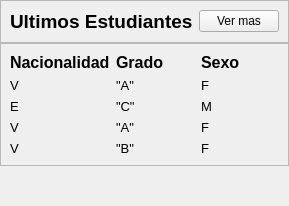
                        <widget class="QWidget" name="widget_8" native="true">
                         <layout class="QVBoxLayout" name="verticalLayout_34">
                          <property name="spacing">
                           <number>0</number>
                          </property>
                          <property name="leftMargin">
                           <number>0</number>
                          </property>
                          <property name="topMargin">
                           <number>0</number>
                          </property>
                          <property name="rightMargin">
                           <number>0</number>
                          </property>
                          <property name="bottomMargin">
                           <number>0</number>
                          </property>
                          <item alignment="Qt::AlignTop">
                           <widget class="QFrame" name="frame_25">
                            <property name="frameShape">
                             <enum>QFrame::StyledPanel</enum>
                            </property>
                            <property name="frameShadow">
                             <enum>QFrame::Raised</enum>
                            </property>
                            <layout class="QHBoxLayout" name="horizontalLayout_27">
                             <item alignment="Qt::AlignLeft">
                              <widget class="QLabel" name="label_54">
                               <property name="font">
                                <font>
                                 <pointsize>14</pointsize>
                                 <weight>75</weight>
                                 <bold>true</bold>
                                </font>
                               </property>
                               <property name="text">
                                <string>Ultimos Estudiantes</string>
                               </property>
                              </widget>
                             </item>
                             <item alignment="Qt::AlignRight">
                              <widget class="QPushButton" name="masVer">
                               <property name="minimumSize">
                                <size>
                                 <width>75</width>
                                 <height>0</height>
                                </size>
                               </property>
                               <property name="text">
                                <string>Ver mas</string>
                               </property>
                               <property name="icon">
                                <iconset resource="../../../../Desktop/Proyecto Andres Bello/Aplicacion V2.1-AndresBello/Qss/icons/_icons.qrc">
                                 <normaloff>:/font_awesome_solid/icons/font_awesome/solid/arrow-right.png</normaloff>:/font_awesome_solid/icons/font_awesome/solid/arrow-right.png</iconset>
                               </property>
                               <property name="iconSize">
                                <size>
                                 <width>24</width>
                                 <height>24</height>
                                </size>
                               </property>
                              </widget>
                             </item>
                            </layout>
                           </widget>
                          </item>
                          <item>
                           <widget class="QFrame" name="frame_26">
                            <property name="frameShape">
                             <enum>QFrame::StyledPanel</enum>
                            </property>
                            <property name="frameShadow">
                             <enum>QFrame::Raised</enum>
                            </property>
                            <layout class="QGridLayout" name="gridLayout_6">
                             <item row="0" column="1">
                              <widget class="QLabel" name="label_56">
                               <property name="font">
                                <font>
                                 <pointsize>12</pointsize>
                                 <weight>75</weight>
                                 <bold>true</bold>
                                </font>
                               </property>
                               <property name="text">
                                <string>Grado</string>
                               </property>
                              </widget>
                             </item>
                             <item row="0" column="2">
                              <widget class="QLabel" name="label_57">
                               <property name="font">
                                <font>
                                 <pointsize>12</pointsize>
                                 <weight>75</weight>
                                 <bold>true</bold>
                                </font>
                               </property>
                               <property name="text">
                                <string>Sexo</string>
                               </property>
                              </widget>
                             </item>
                             <item row="0" column="0">
                              <widget class="QLabel" name="label_55">
                               <property name="font">
                                <font>
                                 <pointsize>12</pointsize>
                                 <weight>75</weight>
                                 <bold>true</bold>
                                </font>
                               </property>
                               <property name="text">
                                <string>Nacionalidad</string>
                               </property>
                              </widget>
                             </item>
                             <item row="1" column="0">
                              <widget class="QLabel" name="label_58">
                               <property name="font">
                                <font>
                                 <pointsize>10</pointsize>
                                </font>
                               </property>
                               <property name="text">
                                <string>V</string>
                               </property>
                              </widget>
                             </item>
                             <item row="1" column="2">
                              <widget class="QLabel" name="label_60">
                               <property name="font">
                                <font>
                                 <pointsize>10</pointsize>
                                </font>
                               </property>
                               <property name="text">
                                <string>F</string>
                               </property>
                              </widget>
                             </item>
                             <item row="1" column="1">
                              <widget class="QLabel" name="label_59">
                               <property name="font">
                                <font>
                                 <pointsize>10</pointsize>
                                </font>
                               </property>
                               <property name="text">
                                <string>&quot;A&quot;</string>
                               </property>
                              </widget>
                             </item>
                             <item row="2" column="1">
                              <widget class="QLabel" name="label_62">
                               <property name="font">
                                <font>
                                 <pointsize>10</pointsize>
                                </font>
                               </property>
                               <property name="text">
                                <string>&quot;C&quot;</string>
                               </property>
                              </widget>
                             </item>
                             <item row="3" column="1">
                              <widget class="QLabel" name="label_65">
                               <property name="font">
                                <font>
                                 <pointsize>10</pointsize>
                                </font>
                               </property>
                               <property name="text">
                                <string>&quot;A&quot;</string>
                               </property>
                              </widget>
                             </item>
                             <item row="3" column="0">
                              <widget class="QLabel" name="label_64">
                               <property name="font">
                                <font>
                                 <pointsize>10</pointsize>
                                </font>
                               </property>
                               <property name="text">
                                <string>V</string>
                               </property>
                              </widget>
                             </item>
                             <item row="3" column="2">
                              <widget class="QLabel" name="label_66">
                               <property name="font">
                                <font>
                                 <pointsize>10</pointsize>
                                </font>
                               </property>
                               <property name="text">
                                <string>F</string>
                               </property>
                              </widget>
                             </item>
                             <item row="2" column="2">
                              <widget class="QLabel" name="label_63">
                               <property name="font">
                                <font>
                                 <pointsize>10</pointsize>
                                </font>
                               </property>
                               <property name="text">
                                <string>M</string>
                               </property>
                              </widget>
                             </item>
                             <item row="2" column="0">
                              <widget class="QLabel" name="label_61">
                               <property name="font">
                                <font>
                                 <pointsize>10</pointsize>
                                </font>
                               </property>
                               <property name="text">
                                <string>E</string>
                               </property>
                              </widget>
                             </item>
                             <item row="4" column="0">
                              <widget class="QLabel" name="label_67">
                               <property name="font">
                                <font>
                                 <pointsize>10</pointsize>
                                </font>
                               </property>
                               <property name="text">
                                <string>V</string>
                               </property>
                              </widget>
                             </item>
                             <item row="4" column="1">
                              <widget class="QLabel" name="label_68">
                               <property name="font">
                                <font>
                                 <pointsize>10</pointsize>
                                </font>
                               </property>
                               <property name="text">
                                <string>&quot;B&quot;</string>
                               </property>
                              </widget>
                             </item>
                             <item row="4" column="2">
                              <widget class="QLabel" name="label_69">
                               <property name="font">
                                <font>
                                 <pointsize>10</pointsize>
                                </font>
                               </property>
                               <property name="text">
                                <string>F</string>
                               </property>
                              </widget>
                             </item>
                            </layout>
                           </widget>
                          </item>
                          <item>
                           <spacer name="verticalSpacer_2">
                            <property name="orientation">
                             <enum>Qt::Vertical</enum>
                            </property>
                            <property name="sizeHint" stdset="0">
                             <size>
                              <width>20</width>
                              <height>40</height>
                             </size>
                            </property>
                           </spacer>
                          </item>
                         </layout>
                        </widget>
